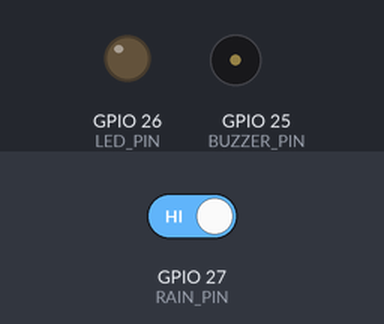
Simulated run of this sketch. Board: ESP32. Parts: output pins drawn as LEDs (lit = HIGH), buzzer (waves = sounding, pin HIGH). The inputs (shaded band) are chosen by the test bench; at power-on: GPIO 27 (RAIN_PIN) HIGH. What the sketch prints to the serial monitor is not drawn.

Above: at 1.8 s.
1.9 s: GPIO 27 (RAIN_PIN) driven LOW
At 2.9 s:
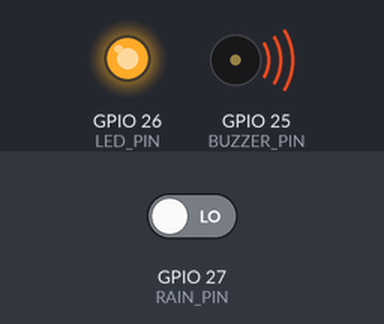
3.5 s: GPIO 27 (RAIN_PIN) driven HIGH
At 4.0 s:
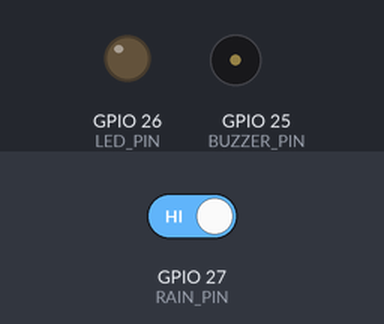
Timing chart, 0 to 6.5 s (numbered marks = the images above; inputs shaded):
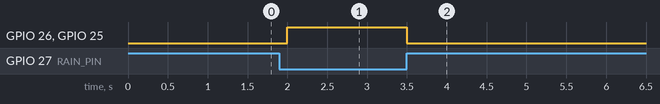

Measured:
- after the input at 1.9 s, GPIO 26 (LED_PIN), GPIO 25 (BUZZER_PIN): LOW → HIGH after 0.10 s
- after the input at 3.5 s, GPIO 26 (LED_PIN), GPIO 25 (BUZZER_PIN): HIGH → LOW at once

The sketch:

Raindrop_esp.ino
```cpp
//rain detection system
//embedded with roshan

#define RAIN_PIN   27
#define LED_PIN    26
#define BUZZER_PIN 25

void setup() {
  Serial.begin(115200);

  pinMode(RAIN_PIN, INPUT);
  pinMode(LED_PIN, OUTPUT);
  pinMode(BUZZER_PIN, OUTPUT);
}

void loop() {
  int rain = digitalRead(RAIN_PIN);

  if (rain == LOW) {
    Serial.println("Rain Detected ☔");

    digitalWrite(LED_PIN, HIGH);
    digitalWrite(BUZZER_PIN, HIGH);
  }
  else {
    Serial.println("No Rain");

    digitalWrite(LED_PIN, LOW);
    digitalWrite(BUZZER_PIN, LOW);
  }

  delay(500);
}
```
